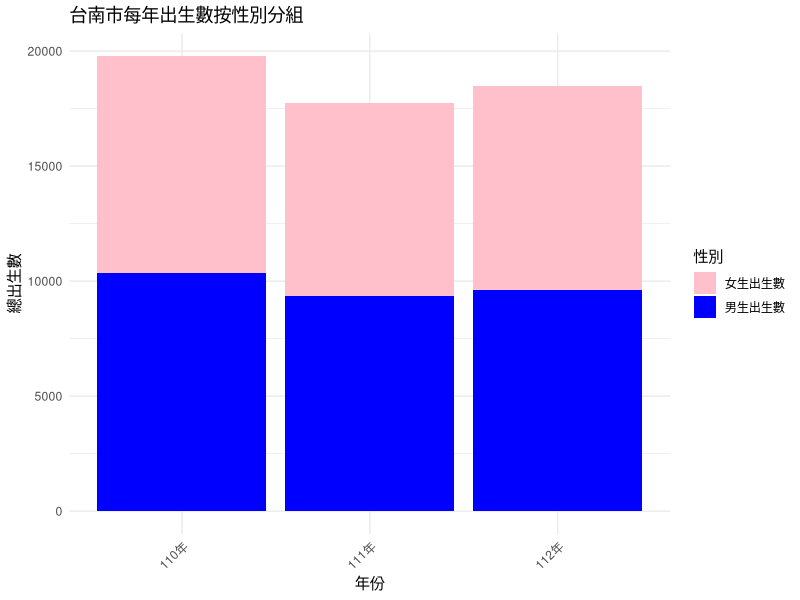

This figure's R source:
# 載入必要套件
if (!requireNamespace("tidyverse", quietly = TRUE)) {
  message("tidyverse 尚未安裝，正在安裝中...")
  install.packages("tidyverse")
}
library(tidyverse)

# 匯入 CSV 檔案
data_110 <- read_csv("110.csv")
data_111 <- read_csv("111.csv")
data_112 <- read_csv("112.csv")

# 計算每年總出生數、男生出生數和女生出生數
total_110 <- data_110 %>%
  summarise(總出生數 = sum(出生數計),
            男生出生數 = sum(出生數男),
            女生出生數 = sum(出生數女)) %>%
  mutate(年份 = "110年")

total_111 <- data_111 %>%
  summarise(總出生數 = sum(出生數計),
            男生出生數 = sum(出生數男),
            女生出生數 = sum(出生數女)) %>%
  mutate(年份 = "111年")

total_112 <- data_112 %>%
  summarise(總出生數 = sum(出生數計),
            男生出生數 = sum(出生數男),
            女生出生數 = sum(出生數女)) %>%
  mutate(年份 = "112年")

# 合併三個年份的資料
total_births <- bind_rows(total_110, total_111, total_112)

# 轉換資料框格式，將出生數分為男生和女生
total_births_long <- total_births %>%
  pivot_longer(cols = c(男生出生數, 女生出生數), 
               names_to = "性別", values_to = "出生數")

# 繪製堆疊長條圖
ggplot(total_births_long, aes(x = 年份, y = 出生數, fill = 性別)) + 
  geom_bar(stat = "identity", position = "stack") +  # 堆疊顯示
  labs(x = "年份", y = "總出生數", title = "台南市每年出生數按性別分組") +  # 標題與軸標籤
  scale_fill_manual(values = c("男生出生數" = "blue", "女生出生數" = "pink")) +  # 設定顏色
  theme_minimal() +  # 使用簡潔的圖形風格
  theme(axis.text.x = element_text(angle = 45, hjust = 1))  # 調整x軸標籤角度

